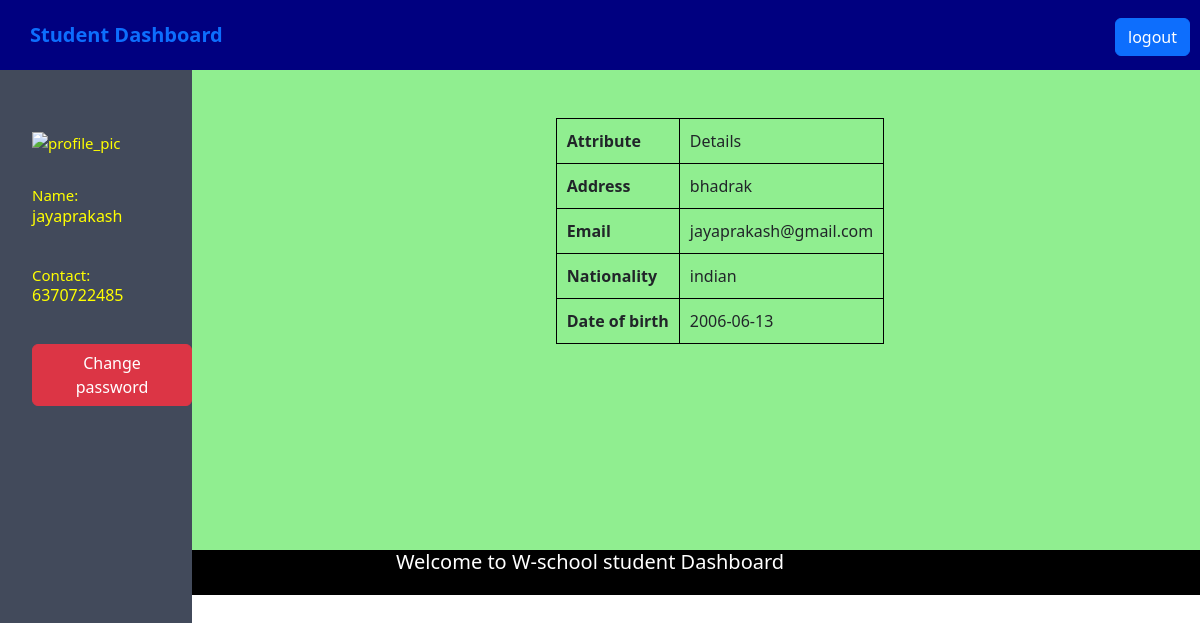
Page /student_profile.php (signed in) on the committed database.
### tables this page shows
CREATE TABLE `userinfo` (
  `Id` int(10) NOT NULL,
  `username` varchar(50) NOT NULL,
  `email` varchar(50) NOT NULL,
  `phone` varchar(10) NOT NULL,
  `usertype` varchar(20) NOT NULL,
  `password` varchar(10) NOT NULL,
  `image` varchar(30) NOT NULL
);

CREATE TABLE `admission1` (
  `Id` int(10) NOT NULL,
  `name` varchar(20) NOT NULL,
  `age` varchar(10) NOT NULL,
  `gender` varchar(20) NOT NULL,
  `address` varchar(100) NOT NULL,
  `class` varchar(20) NOT NULL,
  `contact` varchar(20) NOT NULL,
  `email` varchar(50) NOT NULL,
  `nationality` varchar(20) NOT NULL,
  `dob` date NOT NULL
);

### student_profile.php (the view, shortened to what this page needs)
<?php
$host="localhost";
$user="root";
$password="";
$db="schoolproject2";
$data=mysqli_connect($host,$user,$password,$db);
$name=$_SESSION['username'];
$sql="SELECT u.Id, u.username,u.phone,u.email,u.image,a.address,a.nationality,a.dob
FROM userinfo u  INNER JOIN admission1 a  ON u.Id = a.Id WHERE username='$name'";
$result=mysqli_query($data,$sql);
$rows=mysqli_fetch_assoc($result);
?>
<!DOCTYPE html>
<html lang="en">
<head>
    <link href="https://cdn.jsdelivr.net/npm/bootstrap@5.3.0/dist/css/bootstrap.min.css" rel="stylesheet">
</head>
<body>
    <header class="header">
        <a href="studentinfo.php">Student Dashboard</a>
        <div class="logout">
            <a href="logout.php" class="btn btn-primary">logout</a>
        </div>
    </header>
    <aside>
        <ul>
            <li>
            <label><img style="height: 70px; width: 70px;" src="<?php echo $rows['image']; ?>" alt="profile_pic"></label>
            </li>
            <li>
                <label>Name:<h6><?php echo $rows['username']; ?></h6></label>
            </li>
            <li>
            <label>Contact:<h6><?php echo $rows['phone']; ?></h6></label>
            </li>
            <li>
            <?php  echo "<a class='btn btn-danger' href='student_password_update.php?student_id=
            {$rows['Id']}'>Change password</a>"; ?>
            </li>
        </ul>
    </aside>
<div class="content">
<div class="div_deg"><br><br>
  <div>
    <center>
    <table>
        <tr>
            <th>Attribute</th>
            <td>Details</td>
        </tr>
        <tr>
            <th>Address</th>
            <td><?php echo $rows['address']; ?></td>
        </tr>
        <tr>
            <th>Email</th>
            <td><?php echo $rows['email']; ?></td>
        </tr>
        <tr>
            <th>Nationality</th>
            <td><?php echo $rows['nationality']; ?></td>
        </tr>
        <tr>
            <th>Date of birth</th>
            <td><?php echo $rows['dob']; ?></td>
        </tr>
    </table>
    </center>
  </div>
 </div>
 </div>
 <footer>
    <center><h5 style="color: white;">Welcome to W-school student  Dashboard</h5></center>
 </footer>
</body>
</html>

### student_profile.php (style rules this page uses)
* { margin: 0; padding: 0; }
.header { background-color: #000080; color: black; line-height: 70px; padding-left: 30px; font-weight: bold; font-size: 20px; }
a,a:hover { text-decoration: none; }
.logout { float: right; padding-right: 10px; }
ul { background-color: #424a5b; width: 16%; height: 100%; position: fixed; padding-top: 5%; }
ul li { list-style: none; padding-bottom: 30px; font-size: 15px; }
ul li a { color: white; font-weight: bold; }
.content { padding-left: 20%; background-color: #90EE90; padding-bottom: 100px; height: 480px; }
footer { background-color: black; height: 45px; width: 100%; padding-right: 20px; }
label { color: yellow; }
table, th, td { border: 1px solid black; border-collapse: collapse; }
th, td { padding: 10px; text-align: left; }

### rows in the picture
userinfo: username "jayaprakash", phone "6370722485", admission1.address "bhadrak", email "jayaprakash@gmail.com", admission1.nationality "indian", admission1.dob "2006-06-13"
